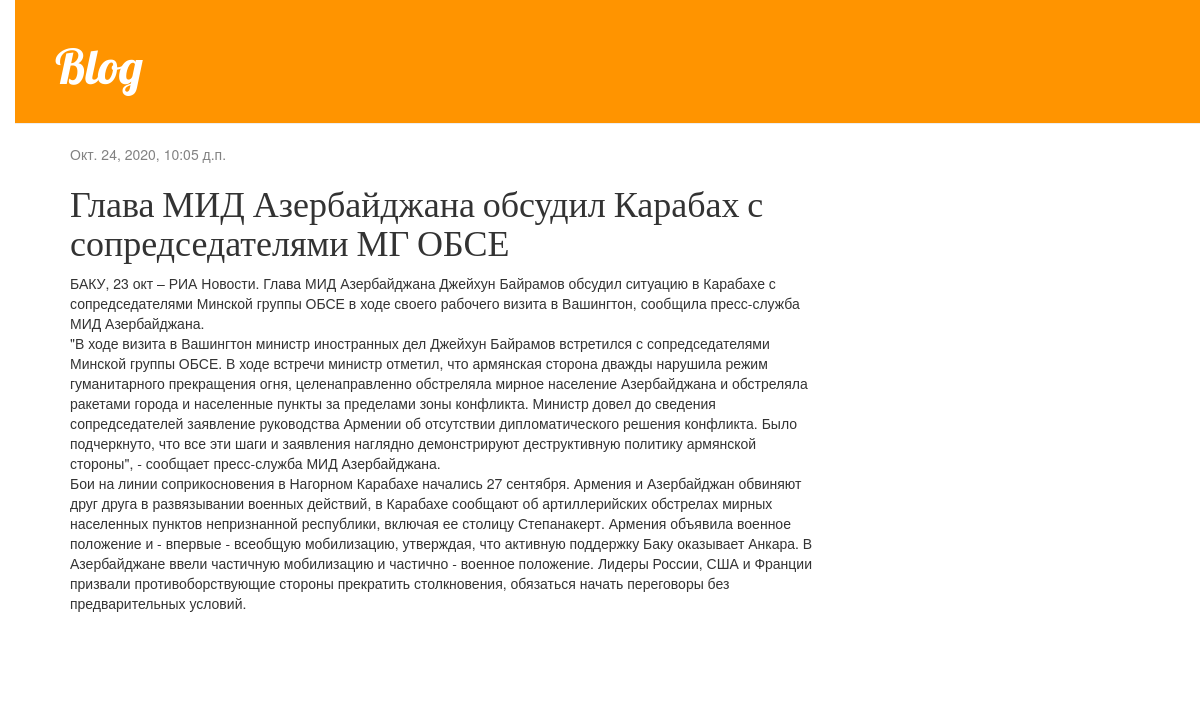
The app's page /post/4/ with its own data.
### new/models.py (models this page shows, shortened)
class Post(models.Model):
    author = models.ForeignKey(settings.AUTH_USER_MODEL, on_delete=models.CASCADE)
    title = models.CharField(max_length=200)
    text = models.TextField()
    created_date = models.DateTimeField(default=timezone.now)
    published_date = models.DateTimeField(blank=True, null=True)

### new/views.py (the view)
# urls.py: path('post/<int:pk>/', views.post_detail, name='post_detail'),
def post_detail(request, pk):
    post = get_object_or_404(Post, pk=pk)
    return render(request, 'new/post_detail.html', {'post': post})

### new/templates/new/post_detail.html (shortened to what this page needs)
{% extends 'new/base.html' %}
{% block content %}
    <div class="post">
        {% if post.published_date %}
            <div class="date">
                {{ post.published_date }}
            </div>
        {% endif %}
        <h1>{{ post.title }}</h1>
        <p>{{ post.text|linebreaksbr }}</p>
    </div>
{% endblock %}

### new/static/css/new.css (style rules this page uses)
body { padding-left: 15px; }
h1, h2, h3, h4 { font-family: 'Lobster', cursive; }
.date { color: #828282; }
.post { margin-bottom: 70px; }

### records on screen
Post: published_date "Окт. 24, 2020, 10:05 д.п.", title "Глава МИД Азербайджана обсудил Карабах с сопредседателями МГ ОБСЕ", text "БАКУ, 23 окт – РИА Новости. Глава МИД Азербайджана Джейхун Байрамов обсудил ситуацию в Карабахе с сопредседателями Минской группы ОБСЕ в ходе своего рабочего визита в Вашингтон, сообщила пресс-служба МИД Азербайджана. \"В ходе визита в Вашингтон министр иностранных дел Джейхун Байрамов встретился с сопредседателями Минской группы ОБСЕ. В ходе встречи министр отметил, что армянская сторона дважды нарушила режим гуманитарного прекращения огня, целенаправленно обстреляла мирное население Азербайджана и обстреляла ракетами города и населенные пункты за пределами зоны конфликта. Министр довел до сведения сопредседателей заявление руководства Армении об отсутствии дипломатического решения…"
